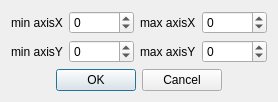
<?xml version="1.0" encoding="UTF-8"?>
<ui version="4.0">
 <class>GrapherBox_Options</class>
 <widget class="QDialog" name="GrapherBox_Options">
  <property name="geometry">
   <rect>
    <x>0</x>
    <y>0</y>
    <width>222</width>
    <height>91</height>
   </rect>
  </property>
  <property name="windowTitle">
   <string>Dialog</string>
  </property>
  <layout class="QVBoxLayout" name="verticalLayout">
   <item>
    <layout class="QGridLayout" name="gridLayout">
     <item row="0" column="3">
      <widget class="QSpinBox" name="sb_maxX">
       <property name="minimum">
        <number>-10000</number>
       </property>
       <property name="maximum">
        <number>10000</number>
       </property>
      </widget>
     </item>
     <item row="0" column="2">
      <widget class="QLabel" name="label_3">
       <property name="text">
        <string>max axisX</string>
       </property>
      </widget>
     </item>
     <item row="1" column="1">
      <widget class="QSpinBox" name="sb_minY">
       <property name="minimum">
        <number>-10000</number>
       </property>
       <property name="maximum">
        <number>10000</number>
       </property>
      </widget>
     </item>
     <item row="1" column="3">
      <widget class="QSpinBox" name="sb_maxY">
       <property name="minimum">
        <number>-10000</number>
       </property>
       <property name="maximum">
        <number>10000</number>
       </property>
      </widget>
     </item>
     <item row="0" column="0">
      <widget class="QLabel" name="label">
       <property name="text">
        <string>min axisX</string>
       </property>
      </widget>
     </item>
     <item row="0" column="1">
      <widget class="QSpinBox" name="sb_minX">
       <property name="minimum">
        <number>-10000</number>
       </property>
       <property name="maximum">
        <number>10000</number>
       </property>
      </widget>
     </item>
     <item row="1" column="0">
      <widget class="QLabel" name="label_2">
       <property name="text">
        <string>min axisY</string>
       </property>
      </widget>
     </item>
     <item row="1" column="2">
      <widget class="QLabel" name="label_4">
       <property name="text">
        <string>max axisY</string>
       </property>
      </widget>
     </item>
    </layout>
   </item>
   <item>
    <widget class="QDialogButtonBox" name="buttonBox">
     <property name="standardButtons">
      <set>QDialogButtonBox::Cancel|QDialogButtonBox::Ok</set>
     </property>
     <property name="centerButtons">
      <bool>true</bool>
     </property>
    </widget>
   </item>
  </layout>
 </widget>
 <resources/>
 <connections/>
</ui>
